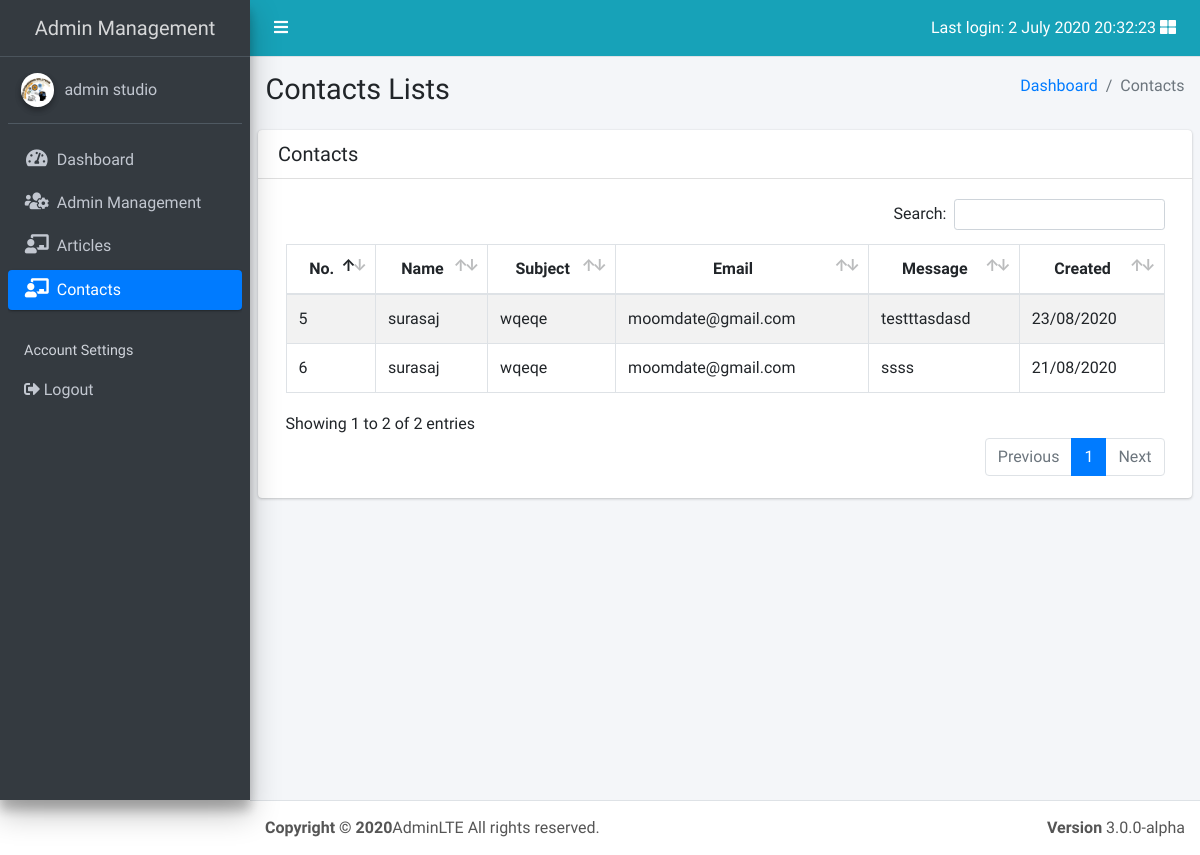
Page /admin/pages/contacts/index.php (signed in) on the committed database.
### tables this page shows
CREATE TABLE `contacts` (
  `id` int(11) NOT NULL,
  `name` text NOT NULL,
  `email` text NOT NULL,
  `subject` text NOT NULL,
  `message` text NOT NULL,
  `date` datetime NOT NULL
);

### admin/pages/contacts/index.php (the view, shortened to what this page needs)
<!DOCTYPE html>
<html>
<head>
  <link rel="stylesheet" href="https://use.fontawesome.com/releases/v5.0.13/css/all.css">
  <link rel="stylesheet" href="https://code.ionicframework.com/ionicons/2.0.1/css/ionicons.min.css">
  <link rel="stylesheet" href="../../dist/css/adminlte.min.css">
  <link rel="stylesheet" href="../../plugins/datatables/dataTables.bootstrap4.min.css">
</head>
<body class="hold-transition sidebar-mini">
<div class="wrapper">
  <?php
  include_once('../includes/sidebar.php');
  require_once('../../../conn/connect.php');
  ?>
  <div class="content-wrapper">
    <section class="content-header">
      <div class="container-fluid">
        <div class="row mb-2">
          <div class="col-sm-6">
            <h1>Contacts Lists</h1>
          </div>
          <div class="col-sm-6">
            <ol class="breadcrumb float-sm-right">
              <li class="breadcrumb-item"><a href="../dashboard">Dashboard</a></li>
              <li class="breadcrumb-item active">Contacts</li>
            </ol>
          </div>
        </div>
      </div>
    </section>
    <section class="content">
      <div class="card">
        <div class="card-header">
          <h3 class="card-title">Contacts</h3>
        </div>
        <div class="card-body">
            <table id="dataTable" class="table table-bordered table-striped">
                <thead>
                <tr class="text-center">
                    <th>No.</th>
                    <th>Name</th>
                    <th>Subject</th>
                    <th>Email</th>
                    <th>Message</th>
                    <th>Created</th>
                </tr>
                </thead>
                <tbody>
                <?php
            $SqlCommand = "SELECT * FROM `contacts`";
            $result = $conn->query($SqlCommand);
            while($row = $result->fetch_assoc())
                {
                  ?>
                <tr>
                    <td><?=$row['id']?></td>
                    <td><?=$row['name']?></td>
                    <td><?=$row['subject']?></td>
                    <td><?=$row['email']?></td>
                    <td><?=$row['message']?></td>
                    <td><?=date("d/m/Y", strtotime($row['date']));?></td>
                </tr>
                <?php } ?>
                </tbody>
            </table>
        </div>
      </div>
    </section>
  </div>
  <?php include_once('../includes/footer.php') ?>
</div>
</body>
</html>

### rows in the picture
contacts: id "5", name "surasaj", subject "wqeqe", email "moomdate@gmail.com", message "testttasdasd", date "23/08/2020"
contacts: id "6", name "surasaj", subject "wqeqe", email "moomdate@gmail.com", message "ssss", date "21/08/2020"

### other values in the picture
date_format(new DateTime($_SESSION['last_login']), "j F Y H:i:s" ) "2 July 2020 20:32:23"
$_SESSION['first_name'] "admin"
$_SESSION['last_name'] "studio"
